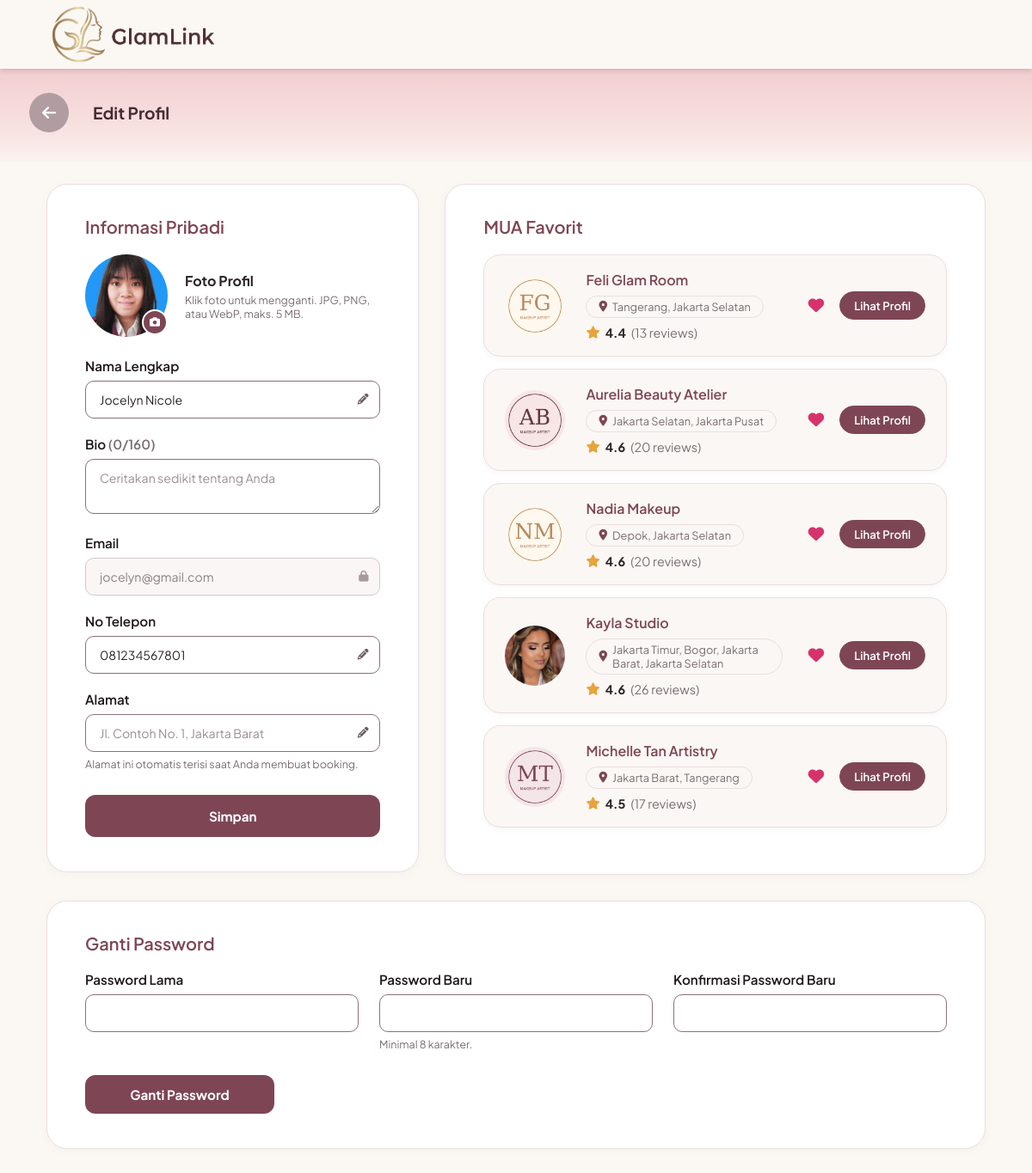
Screenshot of /klien/profil_edit.php (signed in) with the database file from the repository.
### tables this page shows
CREATE TABLE `users` (
  `id_user` int(11) NOT NULL,
  `nama` varchar(100) NOT NULL,
  `email` varchar(100) NOT NULL,
  `nomor_telepon` varchar(20) DEFAULT NULL,
  `nama_brand` varchar(150) DEFAULT NULL,
  `bio` text DEFAULT NULL,
  `lokasi` varchar(150) DEFAULT NULL,
  `foto_profil` varchar(255) DEFAULT NULL,
  `password` varchar(255) NOT NULL,
  `role` enum('mua','pelanggan','admin') NOT NULL,
  `dibuat_pada` timestamp NOT NULL DEFAULT current_timestamp(),
  `status_verifikasi` enum('pending','approved','rejected') NOT NULL DEFAULT 'approved',
  `alasan_tolak` varchar(255) DEFAULT NULL
);

### klien/profil_edit.php (the view, shortened to what this page needs)
<?php
require __DIR__ . '/../includes/klien.php';
require __DIR__ . '/../includes/profil_klien.php';
$u = q('SELECT nama, email, nomor_telepon, lokasi, bio, foto_profil FROM users WHERE id_user = ?', [$id_klien])[0];
$fav = daftar_favorit($id_klien);
head_klien('Edit Profil');
?>
<header class="bk-header"><a href="index.php"><img src="../assets/img/logo.png" alt="GlamLink"></a></header>
<div class="bk-band"><div class="bk-wrap bk-band-in">
    <a class="bk-back" href="profil.php" aria-label="Kembali ke Profil"><i class="fa-solid fa-arrow-left"></i></a>
    <h1>Edit Profil</h1>
</div></div>
<main class="pr-page pr-edit">
    <div class="pr-grid">
        <form class="pr-card" method="POST" enctype="multipart/form-data" novalidate>
            <h2>Informasi Pribadi</h2>
            <div class="pr-foto">
                <label class="pr-avatar" for="f-foto" title="Ganti foto profil"><span id="pr-prev"><?php echo foto($u['foto_profil'], 'avatar xl'); ?></span><span class="pr-cam"><i class="fa-solid fa-camera"></i></span></label>
                <div><b>Foto Profil</b><small class="muted">Klik foto untuk mengganti. JPG, PNG, atau WebP, maks. 5 MB.</small><small class="pr-fotoerr" id="pr-fotoerr" hidden></small></div>
            </div>
            <div class="pr-item"><label class="pr-lbl" for="f-nama">Nama Lengkap</label>
                <div class="pr-in"><input type="text" id="f-nama" name="nama" maxlength="100" value="<?php echo e($u['nama']); ?>" required><i class="fa-solid fa-pencil"></i></div></div>
            <div class="pr-item"><label class="pr-lbl" for="f-bio">Bio <span class="muted" id="pr-bio-n"></span></label>
                <div class="pr-in pr-ta"><textarea id="f-bio" name="bio" rows="2" maxlength="160" placeholder="Ceritakan sedikit tentang Anda"><?php echo e($u['bio']); ?></textarea></div></div>
            <div class="pr-item"><label class="pr-lbl" for="f-email">Email</label>
                <div class="pr-in pr-off"><input type="email" id="f-email" value="<?php echo e($u['email']); ?>" disabled><i class="fa-solid fa-lock" title="Email tidak dapat diubah"></i></div></div>
            <div class="pr-item"><label class="pr-lbl" for="f-telp">No Telepon</label>
                <div class="pr-in"><input type="tel" id="f-telp" name="nomor_telepon" inputmode="tel" placeholder="081234567890" value="<?php echo e($u['nomor_telepon']); ?>" required><i class="fa-solid fa-pencil"></i></div></div>
            <div class="pr-item"><label class="pr-lbl" for="f-alamat">Alamat</label>
                <div class="pr-in"><input type="text" id="f-alamat" name="alamat" maxlength="150" placeholder="Jl. Contoh No. 1, Jakarta Barat" value="<?php echo e($u['lokasi']); ?>"><i class="fa-solid fa-pencil"></i></div>
                <small class="muted">Alamat ini otomatis terisi saat Anda membuat booking.</small></div>
            <button class="pr-save" type="submit">Simpan</button>
        </form>
        <section class="pr-card">
            <h2>MUA Favorit</h2>
            <?php foreach ($fav as $m) kartu_favorit($m, 'profil_edit'); ?>
        </section>
    </div>
    <form class="pr-card pr-pass" id="password" method="POST" novalidate>
        <h2>Ganti Password</h2>
        <div class="pr-pass-grid">
            <div class="pr-item"><label class="pr-lbl" for="pr-lama">Password Lama</label><div class="pr-in"><input type="password" id="pr-lama" name="lama" autocomplete="current-password" required></div></div>
            <div class="pr-item"><label class="pr-lbl" for="pr-baru">Password Baru</label><div class="pr-in"><input type="password" id="pr-baru" name="baru" minlength="8" autocomplete="new-password" required></div><small class="muted">Minimal 8 karakter.</small></div>
            <div class="pr-item"><label class="pr-lbl" for="pr-kon">Konfirmasi Password Baru</label><div class="pr-in"><input type="password" id="pr-kon" name="konfirmasi" autocomplete="new-password" required></div></div>
        </div>
        <button class="pr-save pr-save-sm" type="submit">Ganti Password</button>
    </form>
</main>
</body></html>

### includes/klien.php (shortened to what this page needs)
<?php
require_once __DIR__ . '/../koneksi.php';
$id_klien = (int)$_SESSION['id_user'];
function q($sql, $params = []) {
    global $koneksi;
    $st = $koneksi->prepare($sql);
    if ($params) { $st->bind_param(str_repeat('s', count($params)), ...$params); }
    $st->execute();
    $r = $st->get_result();
    return $r ? $r->fetch_all(MYSQLI_ASSOC) : [];
}
function e($v)      { return htmlspecialchars((string)$v, ENT_QUOTES); }
function foto($file, $kelas = '', $ikon = 'fa-user') {
    $f = basename((string)$file);
    if ($f !== '' && file_exists(__DIR__ . '/../assets/img/' . $f)) {
        return '<img class="' . $kelas . '" src="../assets/img/' . e($f) . '" alt="">';
    }
    return '<div class="' . $kelas . ' foto-kosong"><i class="fa-solid ' . $ikon . '"></i></div>';
}
function daftar_mua($where = '', $params = [], $urut = 'rating DESC, selesai DESC, u.dibuat_pada DESC', $limit = 60) {
    $rows = q("SELECT u.id_user, u.nama_brand, u.lokasi, u.foto_profil,
                (SELECT foto FROM portfolios WHERE id_mua = u.id_user ORDER BY id_portfolio LIMIT 1) AS cover,
                (SELECT MIN(harga) FROM services WHERE id_mua = u.id_user) AS harga_min,
                (SELECT COUNT(*) FROM bookings WHERE id_mua = u.id_user AND status = 'selesai') AS selesai,
                (SELECT ROUND(AVG(rating), 1) FROM bookings WHERE id_mua = u.id_user AND rating > 0) AS rating,
                (SELECT COUNT(*) FROM bookings WHERE id_mua = u.id_user AND rating > 0) AS n_ulasan,
                (SELECT COUNT(*) FROM favorit f WHERE f.id_mua = u.id_user AND f.id_pelanggan = " . (int)($GLOBALS['id_klien'] ?? 0) . ") AS fav
              FROM users u
              WHERE u.role = 'mua' AND u.status_verifikasi = 'approved' $where
              ORDER BY $urut LIMIT " . (int)$limit, $params);
    foreach ($rows as &$m) {
        $m['kats'] = array_column(q("SELECT DISTINCT kategori FROM services WHERE id_mua = ? AND kategori <> ''", [$m['id_user']]), 'kategori');
    }
    return $rows;
}
function rating_teks($m) {
    return '<span class="rate"><i class="fa-solid fa-star"></i> <b>' . number_format((float)$m['rating'], 1) . '</b> <span class="muted">(' . (int)$m['n_ulasan'] . ' reviews)</span></span>';
}
function head_klien($judul) {
    echo '<!DOCTYPE html><html lang="id"><head><meta charset="UTF-8"><meta name="viewport" content="width=device-width, initial-scale=1.0"><title>' . e($judul) . ' - GlamLink</title>
<link rel="stylesheet" href="https://cdnjs.cloudflare.com/ajax/libs/font-awesome/6.4.0/css/all.min.css">
<link href="https://fonts.googleapis.com/css2?family=Plus+Jakarta+Sans:wght@400;500;600;700&display=swap" rel="stylesheet">
<link rel="stylesheet" href="../assets/css/navbar.css"><link rel="stylesheet" href="../assets/css/klien.css"></head><body>';
}

### includes/profil_klien.php (shortened to what this page needs)
<?php
function daftar_favorit($id_klien) {
    $id = (int)$id_klien;
    return daftar_mua('AND u.id_user IN (SELECT id_mua FROM favorit WHERE id_pelanggan = ?)', [$id],
        '(SELECT MAX(f2.created_at) FROM favorit f2 WHERE f2.id_mua = u.id_user AND f2.id_pelanggan = ' . $id . ') DESC', 50);
}
function kartu_favorit(array $m, $dari) {
    $id = (int)$m['id_user'];
    echo '<article class="pr-fav">' . foto($m['foto_profil'], 'avatar pr-fav-av');
    echo '<div class="pr-fav-info"><b>' . e($m['nama_brand']) . '</b>';
    echo '<div class="pr-fav-meta"><span class="pill"><i class="fa-solid fa-location-dot"></i> ' . e($m['lokasi'] ?: '-') . '</span>' . rating_teks($m) . '</div></div>';
    echo '<div class="pr-fav-aksi"><form method="POST" action="favorit.php">' . csrf_field()
       . '<input type="hidden" name="id_mua" value="' . $id . '"><input type="hidden" name="dari" value="' . e($dari) . '">'
       . '<button type="submit" class="pr-unfav" title="Hapus dari favorit" aria-label="Hapus ' . e($m['nama_brand']) . ' dari favorit"><i class="fa-solid fa-heart"></i></button></form>'
       . '<a class="kb-fill sm" href="mua.php?id=' . $id . '">Lihat Profil</a></div></article>';
}

### assets/css/navbar.css (style rules this page uses)
:root { --gl-primary: #7E4655; --gl-primary-dark: #623642; --gl-soft: #f0e6e9; }

### rows the page displays
users: foto_profil (picture), nama "Jocelyn Nicole", email "jocelyn@gmail.com", nomor_telepon "081234567801"
users: foto_profil (picture), nama_brand "Feli Glam Room", lokasi "Tangerang, Jakarta Selatan", rating "4.4", n_ulasan "13"
users: foto_profil (picture), nama_brand "Aurelia Beauty Atelier", lokasi "Jakarta Selatan, Jakarta Pusat", rating "4.6", n_ulasan "20"
users: foto_profil (picture), nama_brand "Nadia Makeup", lokasi "Depok, Jakarta Selatan", rating "4.6", n_ulasan "20"
users: foto_profil (picture), nama_brand "Kayla Studio", lokasi "Jakarta Timur, Bogor, Jakarta Barat, Jakarta Selatan", rating "4.6", n_ulasan "26"
users: foto_profil (picture), nama_brand "Michelle Tan Artistry", lokasi "Jakarta Barat, Tangerang", rating "4.5", n_ulasan "17"
